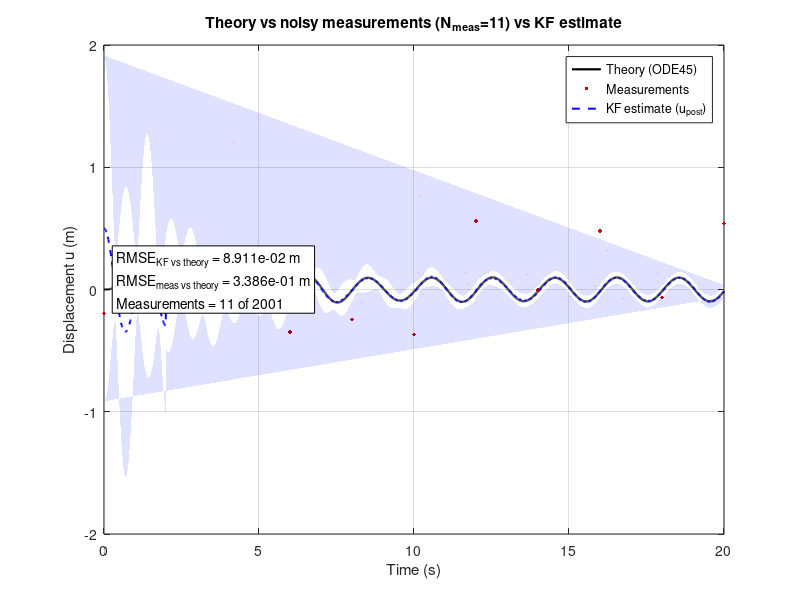
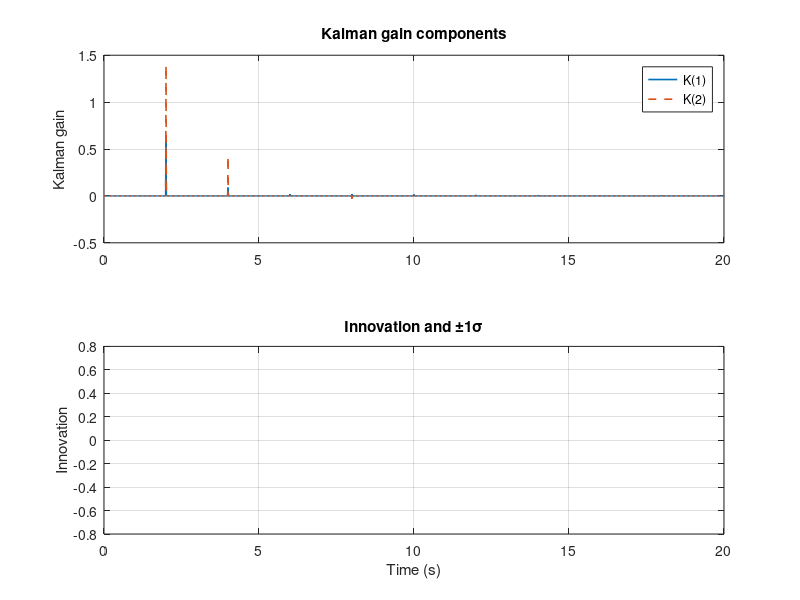
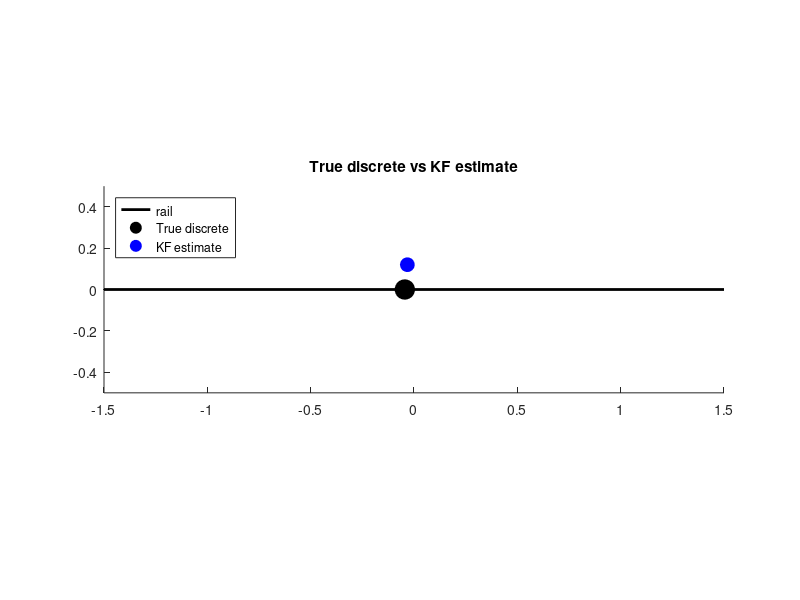

The MATLAB source for these figures, in order:
%%  Kalman filter in 1D spring operation (with controllable measurement sparsity)
clear; close all; clc;
rng(0);

%% ---------------- System parameters (continuous) ----------------
m = 1.0;        % kg
k = 20.0;       % N/m
c = 0.5;        % N*s/m

% State U = [u; v]
A = [0 1; -k/m -c/m];
B = [0; 1/m];
H = [1 0];      % measure displacement only

%% ---------------- Time discretization for KF + simulation ----------------
dt = 0.01;         % discrete time step for KF and simulated measurements
T = 20;            % total time (s)
t_disc = 0:dt:T;   % discrete time grid
N = length(t_disc);

%% ---------------- Forcing (same for theory & KF simulation) -------------
f_amp = 1.0; f_freq = 0.5;  % Hz
zfun = @(tt) f_amp * sin(2*pi*f_freq * tt);

%% ---------------- Theoretical continuous solution (ODE) ----------------
odefun = @(t,x) [ x(2);
                 (1/m)*( zfun(t) - c*x(2) - k*x(1) ) ];
u0 = 0; v0 = 0;
x0 = [u0; v0];
t_fine = linspace(0, T, 5000);
[tt_fine, x_fine] = ode45(odefun, t_fine, x0);
u_theory = x_fine(:,1);
u_theory_disc = interp1(tt_fine, u_theory, t_disc);

%% ---------------- Discretize (exact ZOH) for KF ----------------
Maug = [A, B; zeros(1,3)];
expM = expm(Maug*dt);
F = expM(1:2,1:2);
G = expM(1:2,3);

%% ---------------- Process & measurement noise ----------------
Q = diag([1e-6, 1e-4]);     % process noise covariance (tune)
sigma_y = 0.3;             % measurement noise std (m)
R = sigma_y^2;

Q = (Q + Q')/2;
jitter = 1e-12;
LQ = chol(Q + jitter*eye(size(Q)), 'lower');

%% ---------------- Simulate "true" discrete system (no measurements yet) ----------------
U_true_disc = zeros(2, N);
U_true_disc(:,1) = [0; 0];
for k = 1:N-1
    wk = LQ * randn(2,1);
    U_true_disc(:,k+1) = F * U_true_disc(:,k) + G * zfun(t_disc(k)) + wk;
end

%% ---------------- Measurement sparsity control (choose one) ----------------
% Options:
%   measurement_mode = 'regular' -> measure every downsample_factor steps
%   measurement_mode = 'random'  -> measure a random subset with fraction measurement_fraction
measurement_mode = 'regular';   % 'regular' or 'random'
downsample_factor   = 200;        % used when measurement_mode == 'regular'  // more value less measurment pt,  vice verca
measurement_fraction = 0.20;    % used when measurement_mode == 'random' (0..1)
random_seed = 1;                % seed for reproducibility of random selection

switch lower(measurement_mode)
    case 'regular'
        measurement_indices = 1:downsample_factor:N;
    case 'random'
        rng(random_seed);
        num_meas = max(1, round(measurement_fraction * N));
        measurement_indices = sort(randperm(N, num_meas));
    otherwise
        error('Unknown measurement_mode. Use ''regular'' or ''random''.');
end

% Build measurement vector y: NaN where no measurement
y = nan(1, N);
for idx = measurement_indices
    y(idx) = H * U_true_disc(:, idx) + sigma_y * randn;
end

%% ---------------- Kalman Filter (predict-only at no-measurement steps) ----------------
U_est = zeros(2, N);
P_store = zeros(2,2,N);
U_est(:,1) = [0.5; 0.0];                 % deliberately off to show convergence
P_store(:,:,1) = diag([0.5, 0.5]);
K_store = zeros(2, N);
innov = nan(1, N);
S_store = nan(1, N);

for k = 1:N-1
    % Prediction
    Ubar = F * U_est(:,k) + G * zfun(t_disc(k));
    Pbar = F * P_store(:,:,k) * F' + Q;
    
    % Check whether we have a measurement at time k+1
    if ismember(k+1, measurement_indices)
        S = H * Pbar * H' + R;
        K = (Pbar * H') / S;
        yk = y(k+1);
        innov_k = yk - H * Ubar;
        Upost = Ubar + K * innov_k;
        Ppost = Pbar - K * H * Pbar;
    else
        % no measurement --> predict-only (no update)
        K = zeros(2,1);
        S = NaN;
        innov_k = NaN;
        Upost = Ubar;
        Ppost = Pbar;
    end
    
    % store
    U_est(:,k+1) = Upost;
    P_store(:,:,k+1) = Ppost;
    K_store(:,k+1) = K;
    innov(k+1) = innov_k;
    S_store(k+1) = S;
end

%% ---------------- Compute simple RMSEs ----------------
pos_rmse_vs_theory = sqrt(mean((U_est(1,:) - u_theory_disc).^2));
vel_rmse_vs_theory = sqrt(mean((U_est(2,:) - interp1(tt_fine, x_fine(:,2), t_disc)).^2));
fprintf('RMSE (KF estimate vs continuous theory): pos = %.4e m, vel = %.4e m/s\n', ...
        pos_rmse_vs_theory, vel_rmse_vs_theory);

% RMSE of measurements vs theory (only at measured times)
meas_idx = measurement_indices;
pos_rmse_meas = sqrt(mean((y(meas_idx) - u_theory_disc(meas_idx)).^2));
fprintf('RMSE (measurements vs theory) using %d measurements: pos = %.4e m\n', ...
        numel(meas_idx), pos_rmse_meas);

%% ---------------- Main focused plot: theory (ODE) vs measurements vs KF -----------
figure('Name','Theory (ODE) vs KF & measurements','Position',[100 100 900 420]);

% theoretical continuous solution (smooth)
h1 = plot(tt_fine, u_theory, 'k-', 'LineWidth', 1.6); hold on;

% measurements (only at measurement indices)
h2 = plot(t_disc(meas_idx), y(meas_idx), '.', 'Color', [0.8 0 0], 'MarkerSize', 8);

% KF posterior estimate (discrete samples, dashed)
h3 = plot(t_disc, U_est(1,:), 'b--', 'LineWidth', 1.4);

% ±2σ band from posterior P_store
pos_std = squeeze(sqrt(squeeze(P_store(1,1,:))))'; % 1 x N
u_est_fine = interp1(t_disc, U_est(1,:), tt_fine, 'linear');
pos_std_fine = interp1(t_disc, pos_std, tt_fine, 'linear');
upper_fine = u_est_fine + 2*pos_std_fine;
lower_fine = u_est_fine - 2*pos_std_fine;
hfill = fill([tt_fine fliplr(tt_fine)], [upper_fine fliplr(lower_fine)], 'b');
set(hfill, 'FaceAlpha', 0.12, 'EdgeColor', 'none');

xlabel('Time (s)'); ylabel('Displacement u (m)');
title(sprintf('Theory vs noisy measurements (N_{meas}=%d) vs KF estimate', numel(meas_idx)));
legend([h1 h2 h3], {'Theory (ODE45)','Measurements','KF estimate (u_{post})'}, 'Location','best');
grid on; xlim([0 T]);

% annotate RMSEs & measurement info
txt = sprintf('RMSE_{KF vs theory} = %.3e m\nRMSE_{meas vs theory} = %.3e m\nMeasurements = %d of %d', ...
              pos_rmse_vs_theory, pos_rmse_meas, numel(meas_idx), N);
xloc = 0.02*T; yloc = min(u_theory) + 0.8*(max(u_theory)-min(u_theory));
text(xloc, yloc, txt, 'BackgroundColor','w', 'EdgeColor','k');

%% ---------------- Compact diagnostics: innovation plot & Kalman gain -----------
figure('Name','KF diagnostics compact','Position',[150 200 700 300]);
subplot(2,1,1);
plot(t_disc, K_store(1,:), 'LineWidth', 1.2); hold on;
plot(t_disc, K_store(2,:), '--', 'LineWidth', 1.2);
legend('K(1)','K(2)'); ylabel('Kalman gain'); grid on; title('Kalman gain components');

subplot(2,1,2);
plot(t_disc, innov, 'k-', 'LineWidth', 1);
hold on;
plot(t_disc, sqrt(S_store), 'r--', t_disc, -sqrt(S_store), 'r--');
xlabel('Time (s)'); ylabel('Innovation'); title('Innovation and ±1σ'); grid on;

%% ---------------- Minimal animation (optional) ----------------
figure('Name','Small animation','Position',[400 100 700 140]);
axis equal; xlim([-1.5 1.5]); ylim([-0.5 0.5]); hold on;
plot([-1.5 1.5],[0 0],'k-','LineWidth',2);
h_true = plot(U_true_disc(1,1), 0, 'ko', 'MarkerSize', 14, 'MarkerFaceColor','k');
h_kf   = plot(U_est(1,1), 0.12, 'bo', 'MarkerSize', 10, 'MarkerFaceColor','b');
legend('rail','True discrete','KF estimate','Location','northwest');
title('True discrete vs KF estimate');

stepSkip = max(1, round(N/300));
for k=1:stepSkip:N
    set(h_true,'XData', U_true_disc(1,k));
    set(h_kf,  'XData', U_est(1,k));
    drawnow;
end

fprintf('Plotting complete. The black line is the continuous ODE solution (no process noise).\n');

    